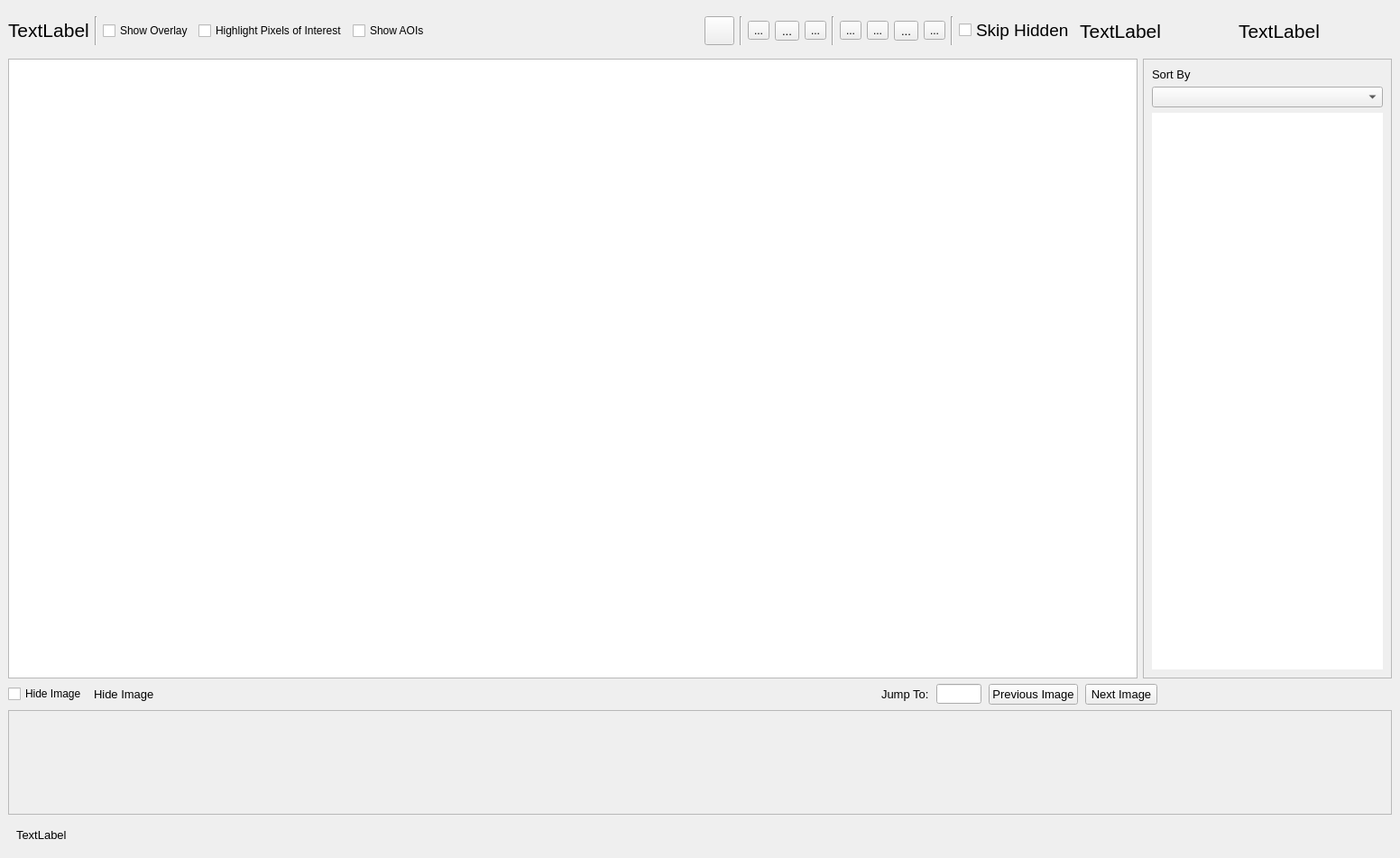
<?xml version="1.0" encoding="UTF-8"?>
<ui version="4.0">
 <class>Viewer</class>
 <widget class="QMainWindow" name="Viewer">
  <property name="geometry">
   <rect>
    <x>0</x>
    <y>0</y>
    <width>1552</width>
    <height>951</height>
   </rect>
  </property>
  <property name="windowTitle">
   <string>Automated Drone Image Analysis Tool :: Viewer - Sponsored by TEXSAR</string>
  </property>
  <property name="windowIcon">
   <iconset resource="../resources.qrc">
    <normaloff>:/ADIAT.ico</normaloff>:/ADIAT.ico</iconset>
  </property>
  <widget class="QWidget" name="centralwidget">
   <layout class="QVBoxLayout" name="verticalLayout">
    <property name="spacing">
     <number>6</number>
    </property>
    <property name="bottomMargin">
     <number>9</number>
    </property>
    <item>
     <widget class="QWidget" name="TitleWidget" native="true">
      <layout class="QHBoxLayout" name="horizontalLayout_2">
       <property name="leftMargin">
        <number>0</number>
       </property>
       <property name="topMargin">
        <number>9</number>
       </property>
       <property name="rightMargin">
        <number>0</number>
       </property>
       <item>
        <widget class="QLabel" name="fileNameLabel">
         <property name="sizePolicy">
          <sizepolicy hsizetype="Preferred" vsizetype="Preferred">
           <horstretch>0</horstretch>
           <verstretch>0</verstretch>
          </sizepolicy>
         </property>
         <property name="minimumSize">
          <size>
           <width>10</width>
           <height>0</height>
          </size>
         </property>
         <property name="font">
          <font>
           <pointsize>16</pointsize>
          </font>
         </property>
         <property name="text">
          <string>TextLabel</string>
         </property>
         <property name="textInteractionFlags">
          <set>Qt::LinksAccessibleByMouse|Qt::TextSelectableByKeyboard|Qt::TextSelectableByMouse</set>
         </property>
        </widget>
       </item>
       <item>
        <widget class="Line" name="line_3">
         <property name="orientation">
          <enum>Qt::Vertical</enum>
         </property>
        </widget>
       </item>
       <item>
        <widget class="QCheckBox" name="showOverlayCheckBox">
         <property name="text">
          <string>Show Overlay</string>
         </property>
        </widget>
       </item>
       <item>
        <widget class="QCheckBox" name="highlightPixelsOfInterestCheckBox">
         <property name="text">
          <string>Highlight Pixels of Interest</string>
         </property>
        </widget>
       </item>
       <item>
        <widget class="QCheckBox" name="showAOIsCheckBox">
         <property name="font">
          <font>
           <pointsize>9</pointsize>
          </font>
         </property>
         <property name="text">
          <string>Show AOIs</string>
         </property>
        </widget>
       </item>
       <item>
        <spacer name="horizontalSpacer_3">
         <property name="orientation">
          <enum>Qt::Horizontal</enum>
         </property>
         <property name="sizeHint" stdset="0">
          <size>
           <width>40</width>
           <height>20</height>
          </size>
         </property>
        </spacer>
       </item>
       <item>
        <widget class="QToolButton" name="filterButton">
         <property name="toolTip">
          <string>Filter AOIs by color and pixel area</string>
         </property>
         <property name="text">
          <string/>
         </property>
         <property name="iconSize">
          <size>
           <width>25</width>
           <height>25</height>
          </size>
         </property>
        </widget>
       </item>
       <item>
        <widget class="Line" name="line_5">
         <property name="orientation">
          <enum>Qt::Vertical</enum>
         </property>
        </widget>
       </item>
       <item>
        <widget class="QToolButton" name="adjustmentsButton">
         <property name="toolTip">
          <string>Adjust Image (Ctrl+H)</string>
         </property>
         <property name="text">
          <string>...</string>
         </property>
         <property name="icon">
          <iconset resource="../resources.qrc">
           <normaloff>:/icons/dark/adjustments.png</normaloff>:/icons/dark/adjustments.png</iconset>
         </property>
         <property name="iconSize">
          <size>
           <width>25</width>
           <height>25</height>
          </size>
         </property>
         <property name="iconName" stdset="0">
          <string>adjustments.png</string>
         </property>
        </widget>
       </item>
       <item>
        <widget class="QToolButton" name="measureButton">
         <property name="font">
          <font>
           <pointsize>10</pointsize>
          </font>
         </property>
         <property name="toolTip">
          <string>Measure Distance (Ctrl+M)</string>
         </property>
         <property name="text">
          <string>...</string>
         </property>
         <property name="icon">
          <iconset resource="../resources.qrc">
           <normaloff>:/icons/ruler.png</normaloff>:/icons/ruler.png</iconset>
         </property>
         <property name="iconSize">
          <size>
           <width>25</width>
           <height>25</height>
          </size>
         </property>
         <property name="iconName" stdset="0">
          <string>ruler.png</string>
         </property>
        </widget>
       </item>
       <item>
        <widget class="QToolButton" name="magnifyButton">
         <property name="toolTip">
          <string>Toggle Magnifying Glass (Middle Mouse)</string>
         </property>
         <property name="text">
          <string>...</string>
         </property>
         <property name="icon">
          <iconset>
           <normaloff>:/icons/dark/icons/dark_theme/magnify.png</normaloff>:/icons/dark/icons/dark_theme/magnify.png</iconset>
         </property>
         <property name="iconSize">
          <size>
           <width>25</width>
           <height>25</height>
          </size>
         </property>
         <property name="iconName" stdset="0">
          <string>magnify.png</string>
         </property>
        </widget>
       </item>
       <item>
        <widget class="Line" name="line_4">
         <property name="orientation">
          <enum>Qt::Vertical</enum>
         </property>
        </widget>
       </item>
       <item>
        <widget class="QToolButton" name="kmlButton">
         <property name="toolTip">
          <string>Generate KML</string>
         </property>
         <property name="text">
          <string>...</string>
         </property>
         <property name="icon">
          <iconset resource="../resources.qrc">
           <normaloff>:/icons/map.png</normaloff>:/icons/map.png</iconset>
         </property>
         <property name="iconSize">
          <size>
           <width>25</width>
           <height>25</height>
          </size>
         </property>
         <property name="iconName" stdset="0">
          <string>map.png</string>
         </property>
        </widget>
       </item>
       <item>
        <widget class="QToolButton" name="pdfButton">
         <property name="toolTip">
          <string>Generate PDF Report</string>
         </property>
         <property name="text">
          <string>...</string>
         </property>
         <property name="icon">
          <iconset resource="../resources.qrc">
           <normaloff>:/icons/pdf.png</normaloff>:/icons/pdf.png</iconset>
         </property>
         <property name="iconSize">
          <size>
           <width>25</width>
           <height>25</height>
          </size>
         </property>
         <property name="iconName" stdset="0">
          <string>pdf.png</string>
         </property>
        </widget>
       </item>
       <item>
        <widget class="QToolButton" name="zipButton">
         <property name="font">
          <font>
           <pointsize>10</pointsize>
          </font>
         </property>
         <property name="toolTip">
          <string>Generate Zip Bundle</string>
         </property>
         <property name="text">
          <string>...</string>
         </property>
         <property name="icon">
          <iconset resource="../resources.qrc">
           <normaloff>:/icons/zip.png</normaloff>:/icons/zip.png</iconset>
         </property>
         <property name="iconSize">
          <size>
           <width>25</width>
           <height>25</height>
          </size>
         </property>
         <property name="iconName" stdset="0">
          <string>zip.png</string>
         </property>
        </widget>
       </item>
       <item>
        <widget class="QToolButton" name="caltopoButton">
         <property name="toolTip">
          <string>Export to CalTopo</string>
         </property>
         <property name="text">
          <string>...</string>
         </property>
         <property name="icon">
          <iconset>
           <normaloff>:/icons/caltopo.png</normaloff>:/icons/caltopo.png</iconset>
         </property>
         <property name="iconSize">
          <size>
           <width>25</width>
           <height>25</height>
          </size>
         </property>
         <property name="iconName" stdset="0">
          <string>caltopo.png</string>
         </property>
        </widget>
       </item>
       <item>
        <widget class="Line" name="line">
         <property name="orientation">
          <enum>Qt::Vertical</enum>
         </property>
        </widget>
       </item>
       <item>
        <widget class="QCheckBox" name="skipHidden">
         <property name="sizePolicy">
          <sizepolicy hsizetype="Maximum" vsizetype="Fixed">
           <horstretch>0</horstretch>
           <verstretch>0</verstretch>
          </sizepolicy>
         </property>
         <property name="font">
          <font>
           <pointsize>14</pointsize>
          </font>
         </property>
         <property name="text">
          <string>Skip Hidden</string>
         </property>
        </widget>
       </item>
       <item>
        <widget class="QLabel" name="indexLabel">
         <property name="sizePolicy">
          <sizepolicy hsizetype="Maximum" vsizetype="Preferred">
           <horstretch>0</horstretch>
           <verstretch>0</verstretch>
          </sizepolicy>
         </property>
         <property name="font">
          <font>
           <pointsize>16</pointsize>
          </font>
         </property>
         <property name="text">
          <string>TextLabel</string>
         </property>
         <property name="alignment">
          <set>Qt::AlignRight|Qt::AlignTrailing|Qt::AlignVCenter</set>
         </property>
        </widget>
       </item>
       <item>
        <widget class="QLabel" name="areaCountLabel">
         <property name="sizePolicy">
          <sizepolicy hsizetype="Fixed" vsizetype="Preferred">
           <horstretch>0</horstretch>
           <verstretch>0</verstretch>
          </sizepolicy>
         </property>
         <property name="minimumSize">
          <size>
           <width>250</width>
           <height>0</height>
          </size>
         </property>
         <property name="maximumSize">
          <size>
           <width>250</width>
           <height>16777215</height>
          </size>
         </property>
         <property name="font">
          <font>
           <pointsize>16</pointsize>
          </font>
         </property>
         <property name="text">
          <string>TextLabel</string>
         </property>
         <property name="alignment">
          <set>Qt::AlignCenter</set>
         </property>
        </widget>
       </item>
      </layout>
     </widget>
    </item>
    <item>
     <layout class="QHBoxLayout" name="ImageLayout">
      <item>
       <widget class="QGraphicsView" name="placeholderImage">
        <property name="sizePolicy">
         <sizepolicy hsizetype="Expanding" vsizetype="MinimumExpanding">
          <horstretch>0</horstretch>
          <verstretch>0</verstretch>
         </sizepolicy>
        </property>
        <property name="minimumSize">
         <size>
          <width>0</width>
          <height>0</height>
         </size>
        </property>
        <property name="font">
         <font>
          <pointsize>9</pointsize>
         </font>
        </property>
       </widget>
      </item>
      <item>
       <widget class="QFrame" name="aoiFrame">
        <property name="frameShape">
         <enum>QFrame::StyledPanel</enum>
        </property>
        <property name="frameShadow">
         <enum>QFrame::Sunken</enum>
        </property>
        <layout class="QVBoxLayout" name="verticalLayout_2">
         <item>
          <widget class="QLabel" name="aoiSortLabel">
           <property name="font">
            <font>
             <pointsize>10</pointsize>
            </font>
           </property>
           <property name="text">
            <string>Sort By</string>
           </property>
          </widget>
         </item>
         <item>
          <widget class="QComboBox" name="aoiSortComboBox">
           <property name="font">
            <font>
             <pointsize>10</pointsize>
            </font>
           </property>
           <property name="currentText">
            <string/>
           </property>
          </widget>
         </item>
         <item>
          <widget class="QListWidget" name="aoiListWidget">
           <property name="sizePolicy">
            <sizepolicy hsizetype="Fixed" vsizetype="Expanding">
             <horstretch>0</horstretch>
             <verstretch>0</verstretch>
            </sizepolicy>
           </property>
           <property name="minimumSize">
            <size>
             <width>250</width>
             <height>0</height>
            </size>
           </property>
           <property name="frameShape">
            <enum>QFrame::NoFrame</enum>
           </property>
          </widget>
         </item>
        </layout>
       </widget>
      </item>
     </layout>
    </item>
    <item>
     <layout class="QHBoxLayout" name="ButtonLayout">
      <property name="spacing">
       <number>8</number>
      </property>
      <item>
       <widget class="QCheckBox" name="hideImageCheckbox">
        <property name="text">
         <string>Hide Image</string>
        </property>
       </widget>
      </item>
      <item>
       <widget class="QLabel" name="hideImageLabel">
        <property name="font">
         <font>
          <pointsize>10</pointsize>
         </font>
        </property>
        <property name="frameShadow">
         <enum>QFrame::Plain</enum>
        </property>
        <property name="text">
         <string>Hide Image</string>
        </property>
        <property name="margin">
         <number>0</number>
        </property>
       </widget>
      </item>
      <item>
       <spacer name="horizontalSpacer_2">
        <property name="orientation">
         <enum>Qt::Horizontal</enum>
        </property>
        <property name="sizeHint" stdset="0">
         <size>
          <width>40</width>
          <height>20</height>
         </size>
        </property>
       </spacer>
      </item>
      <item>
       <widget class="QLabel" name="jumpToLabel">
        <property name="font">
         <font>
          <pointsize>10</pointsize>
         </font>
        </property>
        <property name="text">
         <string>Jump To:</string>
        </property>
       </widget>
      </item>
      <item>
       <widget class="QLineEdit" name="jumpToLine">
        <property name="sizePolicy">
         <sizepolicy hsizetype="Fixed" vsizetype="Fixed">
          <horstretch>0</horstretch>
          <verstretch>0</verstretch>
         </sizepolicy>
        </property>
        <property name="minimumSize">
         <size>
          <width>50</width>
          <height>0</height>
         </size>
        </property>
        <property name="maximumSize">
         <size>
          <width>50</width>
          <height>16777215</height>
         </size>
        </property>
       </widget>
      </item>
      <item>
       <widget class="QPushButton" name="previousImageButton">
        <property name="font">
         <font>
          <pointsize>10</pointsize>
         </font>
        </property>
        <property name="text">
         <string>Previous Image</string>
        </property>
        <property name="icon">
         <iconset resource="../resources.qrc">
          <normaloff>:/icons/previous.png</normaloff>:/icons/previous.png</iconset>
        </property>
        <property name="iconName" stdset="0">
         <string>previous.png</string>
        </property>
       </widget>
      </item>
      <item>
       <widget class="QPushButton" name="nextImageButton">
        <property name="font">
         <font>
          <pointsize>10</pointsize>
         </font>
        </property>
        <property name="layoutDirection">
         <enum>Qt::RightToLeft</enum>
        </property>
        <property name="text">
         <string>Next Image</string>
        </property>
        <property name="icon">
         <iconset resource="../resources.qrc">
          <normaloff>:/icons/next.png</normaloff>:/icons/next.png</iconset>
        </property>
        <property name="iconName" stdset="0">
         <string>next.png</string>
        </property>
       </widget>
      </item>
      <item>
       <spacer name="horizontalSpacer">
        <property name="orientation">
         <enum>Qt::Horizontal</enum>
        </property>
        <property name="sizeType">
         <enum>QSizePolicy::Fixed</enum>
        </property>
        <property name="sizeHint" stdset="0">
         <size>
          <width>260</width>
          <height>0</height>
         </size>
        </property>
       </spacer>
      </item>
     </layout>
    </item>
    <item>
     <widget class="QScrollArea" name="thumbnailScrollArea">
      <property name="sizePolicy">
       <sizepolicy hsizetype="Expanding" vsizetype="Fixed">
        <horstretch>0</horstretch>
        <verstretch>0</verstretch>
       </sizepolicy>
      </property>
      <property name="minimumSize">
       <size>
        <width>0</width>
        <height>116</height>
       </size>
      </property>
      <property name="maximumSize">
       <size>
        <width>16777215</width>
        <height>116</height>
       </size>
      </property>
      <property name="verticalScrollBarPolicy">
       <enum>Qt::ScrollBarAlwaysOff</enum>
      </property>
      <property name="widgetResizable">
       <bool>true</bool>
      </property>
      <widget class="QWidget" name="scrollAreaWidgetContents">
       <property name="geometry">
        <rect>
         <x>0</x>
         <y>0</y>
         <width>1532</width>
         <height>96</height>
        </rect>
       </property>
       <property name="sizePolicy">
        <sizepolicy hsizetype="Preferred" vsizetype="Minimum">
         <horstretch>0</horstretch>
         <verstretch>0</verstretch>
        </sizepolicy>
       </property>
       <property name="minimumSize">
        <size>
         <width>0</width>
         <height>96</height>
        </size>
       </property>
       <property name="maximumSize">
        <size>
         <width>16777215</width>
         <height>96</height>
        </size>
       </property>
       <layout class="QHBoxLayout" name="thumbnailLayout">
        <item>
         <layout class="QHBoxLayout" name="horizontalLayout"/>
        </item>
       </layout>
      </widget>
     </widget>
    </item>
    <item>
     <widget class="QWidget" name="statusBarWidget" native="true">
      <layout class="QHBoxLayout" name="horizontalLayout_4">
       <item>
        <widget class="QLabel" name="statusBar">
         <property name="sizePolicy">
          <sizepolicy hsizetype="MinimumExpanding" vsizetype="Preferred">
           <horstretch>0</horstretch>
           <verstretch>0</verstretch>
          </sizepolicy>
         </property>
         <property name="font">
          <font>
           <pointsize>10</pointsize>
          </font>
         </property>
         <property name="text">
          <string>TextLabel</string>
         </property>
        </widget>
       </item>
      </layout>
     </widget>
    </item>
   </layout>
  </widget>
  <action name="actionOpen">
   <property name="text">
    <string>Open</string>
   </property>
  </action>
 </widget>
 <resources>
  <include location="../resources.qrc"/>
 </resources>
 <connections/>
</ui>
